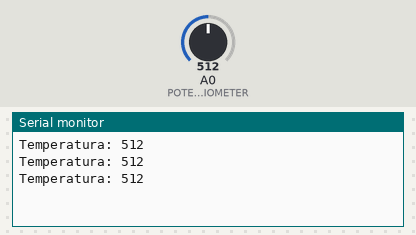
This sketch was run on a simulated Arduino Uno, built with avr-gcc and run on an emulated ATmega328P. On the bench: the last lines printed to the serial monitor. The inputs (shaded band) are chosen by the test bench; at power-on: A0 (POTENTIOMETER) = 512.

Above: at 1.2 s.
1.3 s: A0 (POTENTIOMETER) set to 716
At 1.79 s:
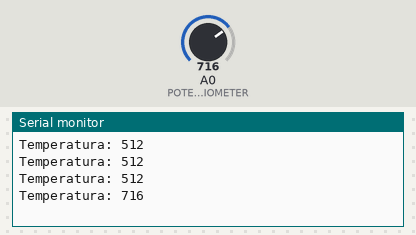
2.8 s: A0 (POTENTIOMETER) set to 900
At 3.27 s:
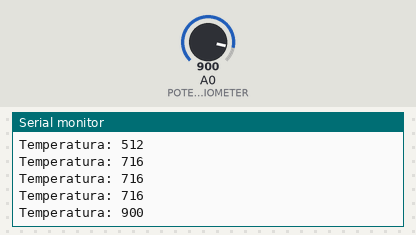
Timing chart, 0 to 5.8 s (numbered marks = the images above; inputs shaded):
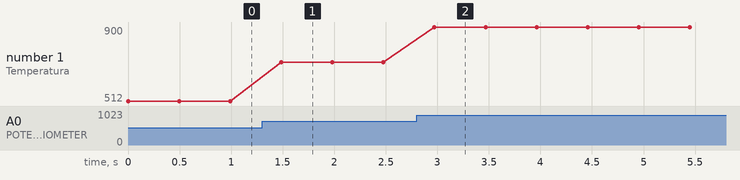

Measured:
- after the input at 1.3 s, the serial monitor: prints a new line after 0.19 s (image 1)
- after the input at 2.8 s, the serial monitor: prints a new line after 0.17 s (image 2)
- plotted number 1: 512 → 716 after the input at 1.3 s, 716 → 900 after the input at 2.8 s

The sketch:

freertos_queues.ino
```cpp
/*
    Comunicación entre tareas usando COLAS en FreeRTOS con Arduino UNO.

    Dos tareas cooperan mediante una cola:
    - taskSensor: lee un valor analógico (potenciómetro o sensor) y lo envía por la cola.
    - taskSerial: recibe el valor desde la cola y lo imprime por Serial.

    La cola actúa como un búfer FIFO (First In, First Out), asegurando comunicación
    segura entre tareas sin necesidad de variables globales compartidas.

    Created 13 Oct 2025
    by Lucas Martin Treser
*/

#include <Arduino_FreeRTOS.h>
#include <queue.h>

QueueHandle_t data;  // Declaración del identificador de cola
const int POTENTIOMETER = A0;

void taskSensor(void *pvParameters) {
  int reading;
  for (;;) {
    reading = analogRead(POTENTIOMETER);
    /* xQueueSend(queue, item, ticksToWait)
       Envia un elemento a la cola.
       Parámetros:
       - queue: identificador de la cola (data)
       - item: puntero al dato a enviar (&reading)
       - ticksToWait: tiempo máximo a esperar si la cola está llena

       En este caso usamos portMAX_DELAY, la tarea se bloquea indefinidamente
       hasta que haya espacio libre en la cola, evitando pérdida de datos o
       ciclos de espera activa (polling).
    */
    xQueueSend(data, &reading, portMAX_DELAY);
    vTaskDelay(pdMS_TO_TICKS(500));
  }
}

void taskSerial(void *pvParameters) {
  int temperature;
  for (;;) {
    /* xQueueReceive(queue, buffer, ticksToWait)
       Recibe un elemento desde la cola.
       - queue: identificador de la cola (data)
       - buffer: puntero donde se guardará el dato recibido (&temperature)
       - ticksToWait: tiempo máximo a esperar si la cola está vacía

       portMAX_DELAY, la tarea se bloquea (queda dormida) hasta que otro
       proceso envíe un nuevo dato. Esto ahorra CPU y garantiza sincronización
       perfecta entre productor y consumidor.
    */
    if (xQueueReceive(data, &temperature, portMAX_DELAY))
      Serial.print("Temperatura: ");
    Serial.println(temperature);
  }
}

void setup() {
  Serial.begin(9600);

   /* xQueueCreate(length, itemSize)
     Crea una cola capaz de almacenar 'length' elementos,
     cada uno de tamaño 'itemSize' bytes.

     Aquí se crean 5 espacios para almacenar enteros (int).
     Si todas las posiciones están ocupadas, xQueueSend() bloqueará
     la tarea hasta que se libere un espacio.
  */
  data = xQueueCreate(5, sizeof(int));
  xTaskCreate(taskSensor, "Sensor", 256, NULL, 1, NULL);
  xTaskCreate(taskSerial, "Display", 256, NULL, 1, NULL);
}

void loop() {
}
```
